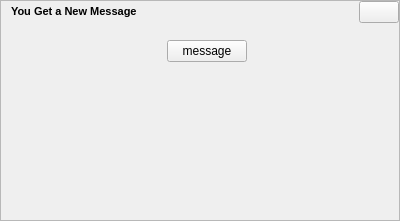
<ui version="4.0" >
 <class>MessageToaster</class>
 <widget class="QWidget" name="MessageToaster" >
  <property name="geometry" >
   <rect>
    <x>0</x>
    <y>0</y>
    <width>370</width>
    <height>221</height>
   </rect>
  </property>
  <layout class="QGridLayout" >
   <property name="margin" >
    <number>0</number>
   </property>
   <property name="spacing" >
    <number>0</number>
   </property>
   <item row="0" column="0" >
    <widget class="QFrame" name="windowFrame" >
     <property name="frameShape" >
      <enum>QFrame::StyledPanel</enum>
     </property>
     <property name="frameShadow" >
      <enum>QFrame::Raised</enum>
     </property>
     <layout class="QGridLayout" >
      <property name="margin" >
       <number>0</number>
      </property>
      <property name="spacing" >
       <number>0</number>
      </property>
      <item row="2" column="0" >
       <spacer>
        <property name="orientation" >
         <enum>Qt::Vertical</enum>
        </property>
        <property name="sizeHint" >
         <size>
          <width>398</width>
          <height>201</height>
         </size>
        </property>
       </spacer>
      </item>
      <item row="1" column="0" >
       <layout class="QGridLayout" >
        <property name="margin" >
         <number>0</number>
        </property>
        <property name="spacing" >
         <number>6</number>
        </property>
        <item row="0" column="2" >
         <widget class="QPushButton" name="messageButton" >
          <property name="text" >
           <string>message</string>
          </property>
          <property name="icon" >
           <iconset resource="../images.qrc" >:/images/folder-inbox.png</iconset>
          </property>
         </widget>
        </item>
        <item row="0" column="0" >
         <spacer>
          <property name="orientation" >
           <enum>Qt::Horizontal</enum>
          </property>
          <property name="sizeHint" >
           <size>
            <width>124</width>
            <height>56</height>
           </size>
          </property>
         </spacer>
        </item>
        <item row="0" column="1" >
         <widget class="QLabel" name="pixmaplabel" >
          <property name="text" >
           <string/>
          </property>
          <property name="pixmap" >
           <pixmap resource="../images.qrc" >:/images/new-mail-alert.png</pixmap>
          </property>
         </widget>
        </item>
        <item row="0" column="3" >
         <spacer>
          <property name="orientation" >
           <enum>Qt::Horizontal</enum>
          </property>
          <property name="sizeHint" >
           <size>
            <width>124</width>
            <height>56</height>
           </size>
          </property>
         </spacer>
        </item>
       </layout>
      </item>
      <item row="0" column="0" >
       <layout class="QGridLayout" >
        <property name="margin" >
         <number>0</number>
        </property>
        <property name="spacing" >
         <number>0</number>
        </property>
        <item row="0" column="2" >
         <widget class="QPushButton" name="closeButton" >
          <property name="icon" >
           <iconset resource="../images.qrc" >:/images/close_normal.png</iconset>
          </property>
          <property name="iconSize" >
           <size>
            <width>13</width>
            <height>13</height>
           </size>
          </property>
         </widget>
        </item>
        <item row="0" column="0" >
         <widget class="QLabel" name="titleLabel" >
          <property name="text" >
           <string>&lt;html>&lt;head>&lt;meta name="qrichtext" content="1" />&lt;style type="text/css">
p, li { white-space: pre-wrap; }
&lt;/style>&lt;/head>&lt;body style=" font-family:'MS Shell Dlg 2'; font-size:8.25pt; font-weight:400; font-style:normal; text-decoration:none;">
&lt;p style=" margin-top:0px; margin-bottom:0px; margin-left:0px; margin-right:0px; -qt-block-indent:0; text-indent:0px;">&lt;span style=" font-size:8pt; font-weight:600;">You Get a New Message&lt;/span>&lt;/p>&lt;/body>&lt;/html></string>
          </property>
          <property name="indent" >
           <number>10</number>
          </property>
         </widget>
        </item>
        <item row="0" column="1" >
         <spacer>
          <property name="orientation" >
           <enum>Qt::Horizontal</enum>
          </property>
          <property name="sizeHint" >
           <size>
            <width>225</width>
            <height>22</height>
           </size>
          </property>
         </spacer>
        </item>
       </layout>
      </item>
     </layout>
    </widget>
   </item>
  </layout>
 </widget>
 <tabstops>
  <tabstop>closeButton</tabstop>
 </tabstops>
 <resources>
  <include location="../images.qrc" />
 </resources>
 <connections/>
</ui>
